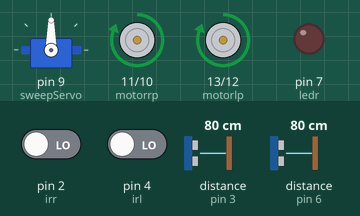
The sketch below on a simulated Arduino Uno, built with avr-gcc and run on an emulated ATmega328P. On the bench: servo, motor-driver pin pairs drawn as motors (green arrow = first pin HIGH = forward, orange = second pin HIGH = backward, longer = more drive), output pins drawn as LEDs (lit = HIGH). Wiring (inferred from the names in the program): 2 × ultrasonic range finder: trigger pin 5, echo pin 6 / trigger pin 8, echo pin 3. The test bench sets the inputs (shaded band); at power-on: distance to the obstacle (sensors on pin 3, pin 6) 80 cm, pin 2 (irr) LOW, pin 4 (irl) LOW. The echo pulse lasts 58.3 µs per cm; pins used as bus, display or sensor lines are not drawn.

Above: at 1.2 s.
1.3 s: distance to the obstacle (sensor on pin 3) set to 35 cm
2.8 s: distance to the obstacle (sensor on pin 3) set to 29 cm
At 3.6 s:
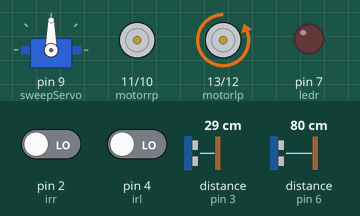
4.4 s: distance to the obstacle (sensor on pin 3) set to 60 cm
At 5.7 s:
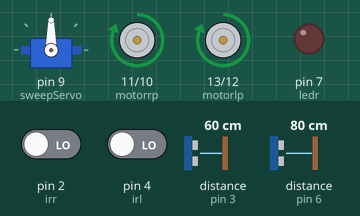
6.0 s: distance to the obstacle (sensor on pin 3) set to 2 cm
At 6.7 s:
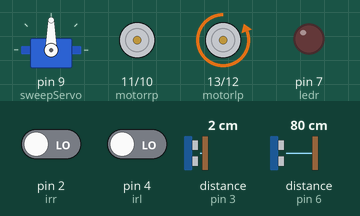
7.5 s: pin 2 (irr) driven HIGH
At 8.5 s:
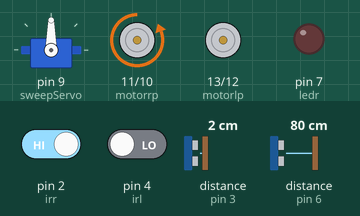
Timing chart, 0 to 10.2 s (numbered marks = the images above; inputs shaded):
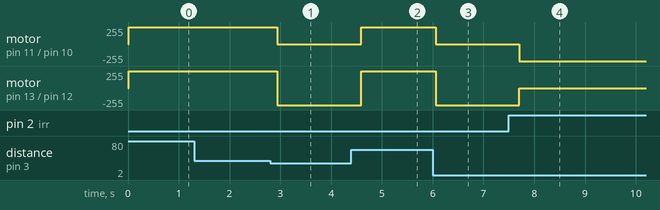

The sketch:

lunar-rover-obstacle-detectv0.4.ino
```cpp
// Necessary libraries: Servo
#include <Servo.h>

const int motorrp = 11;
const int motorrn = 10;
const int motorlp = 13;
const int motorln = 12;
const int ledr = 7;
const int trigPin2 = 8;
const int echoPin2 = 3;
const int trigPin = 5;
const int echoPin = 6;
const int irr = 2;
const int irl = 4;
long duration;
int distance;
int distance2;
int obstacleRight;
int obstacleLeft;

Servo sweepServo;

void setup() {
    pinMode(motorrp, OUTPUT);
    pinMode(motorrn, OUTPUT);
    pinMode(motorlp, OUTPUT);
    pinMode(motorln, OUTPUT);
    pinMode(ledr, OUTPUT);
    pinMode(trigPin2, OUTPUT);
    pinMode(echoPin2, INPUT);
    pinMode(irr, INPUT);
    pinMode(irl, INPUT);
    pinMode(trigPin, OUTPUT);
    pinMode(echoPin, INPUT);
    sweepServo.attach(9);
    sweepServo.write(90);
}

void goForward() {
    digitalWrite(motorrp, HIGH);
    digitalWrite(motorrn, LOW);
    digitalWrite(motorlp, HIGH);
    digitalWrite(motorln, LOW);
}

void goBackward() {
    digitalWrite(motorrp, LOW);
    digitalWrite(motorrn, HIGH);
    digitalWrite(motorlp, LOW);
    digitalWrite(motorln, HIGH);
}

void turnRight() {
    digitalWrite(motorrp, LOW);
    digitalWrite(motorrn, LOW);
    digitalWrite(motorlp, HIGH);
    digitalWrite(motorln, LOW);
}

void turnRightBackwards() {
    digitalWrite(motorrp, LOW);
    digitalWrite(motorrn, LOW);
    digitalWrite(motorlp, LOW);
    digitalWrite(motorln, HIGH);
}

void turnLeft() {
    digitalWrite(motorrp, HIGH);
    digitalWrite(motorrn, LOW);
    digitalWrite(motorlp, LOW);
    digitalWrite(motorln, LOW);
}

void turnLeftBackwards() {
    digitalWrite(motorrp, LOW);
    digitalWrite(motorrn, HIGH);
    digitalWrite(motorlp, LOW);
    digitalWrite(motorln, LOW);
}

void stop() {
    digitalWrite(motorrp, LOW);
    digitalWrite(motorrn, LOW);
    digitalWrite(motorlp, LOW);
    digitalWrite(motorln, LOW);
}

void loop() {
    digitalWrite(trigPin, LOW);
    delayMicroseconds(2);
    digitalWrite(trigPin, HIGH);
    delayMicroseconds(10);
    digitalWrite(trigPin, LOW);
    duration = pulseIn(echoPin, HIGH);
    distance = duration * 0.034 / 2;
    digitalWrite(trigPin2, LOW);
    delayMicroseconds(2);
    digitalWrite(trigPin2, HIGH);
    delayMicroseconds(10);
    digitalWrite(trigPin2, LOW);
    duration = pulseIn(echoPin2, HIGH);
    distance2 = duration * 0.034 / 2;
    if (distance <= 30 || distance2 <= 30) {
        stop();
        obstacleRight = (digitalRead(irr));
        if (obstacleRight == HIGH) {
            obstacleLeft = (digitalRead(irl));
            if (obstacleLeft == HIGH) {
                stop();
            }
            turnLeftBackwards();
        }
        else {
            turnRightBackwards();
        }
    }
    else {
        goForward();
    }
    delay(200);
}
```

Measured:
- the behaviour switches between 32 and 31 cm on distance to the obstacle (sensor on pin 3) (found by bisection; images 0 and 1)
- after the input at 1.3 s, every drawn part: stays the same
- after the input at 2.8 s, motor on pin 11 (motorrp) / pin 10 (motorrn): forward 255/255 → stopped after 0.13 s; motor on pin 13 (motorlp) / pin 12 (motorln): forward 255/255 → backward 255/255 after 0.13 s
- after the input at 4.4 s, motor on pin 11 (motorrp) / pin 10 (motorrn): stopped → forward 255/255 after 0.20 s; motor on pin 13 (motorlp) / pin 12 (motorln): backward 255/255 → forward 255/255 after 0.20 s
- after the input at 6.0 s, motor on pin 11 (motorrp) / pin 10 (motorrn): forward 255/255 → stopped after 0.06 s; motor on pin 13 (motorlp) / pin 12 (motorln): forward 255/255 → backward 255/255 after 0.06 s
- after the input at 7.5 s, motor on pin 11 (motorrp) / pin 10 (motorrn): stopped → backward 255/255 after 0.20 s; motor on pin 13 (motorlp) / pin 12 (motorln): backward 255/255 → stopped after 0.20 s
